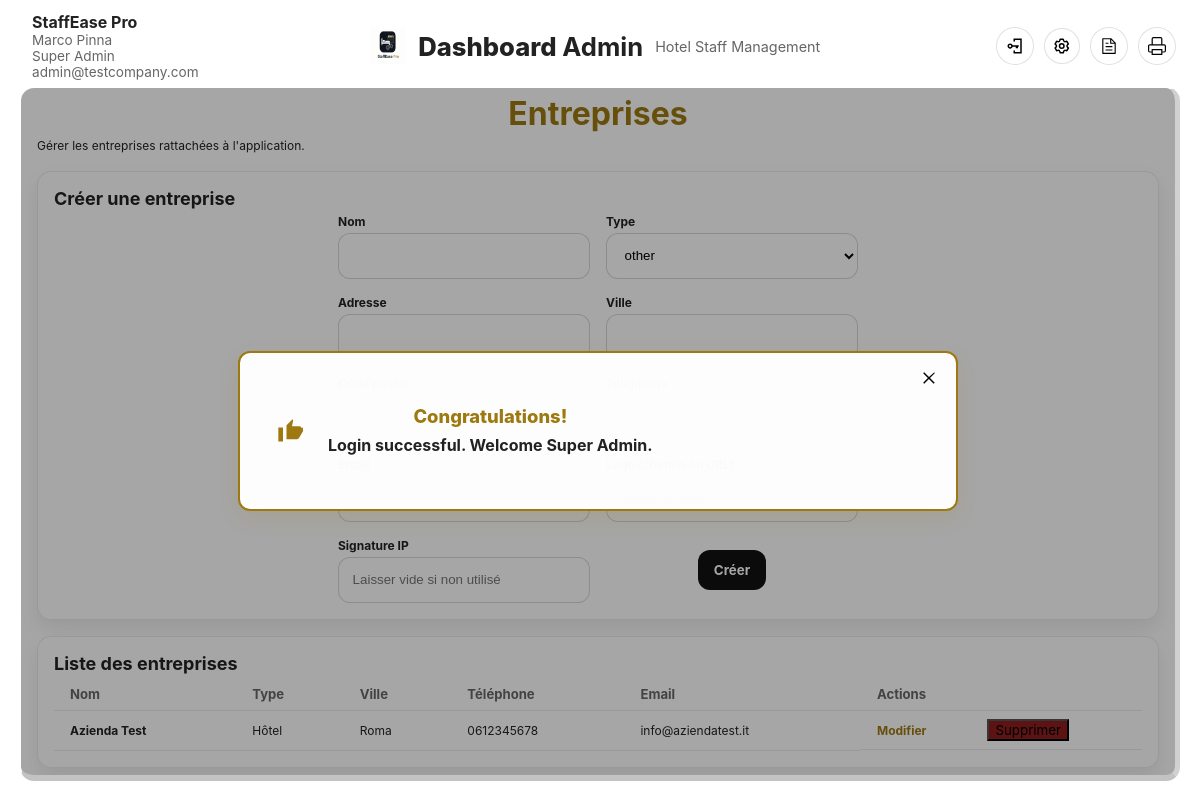
Before: /?route=companies (signed in) with the older database file.
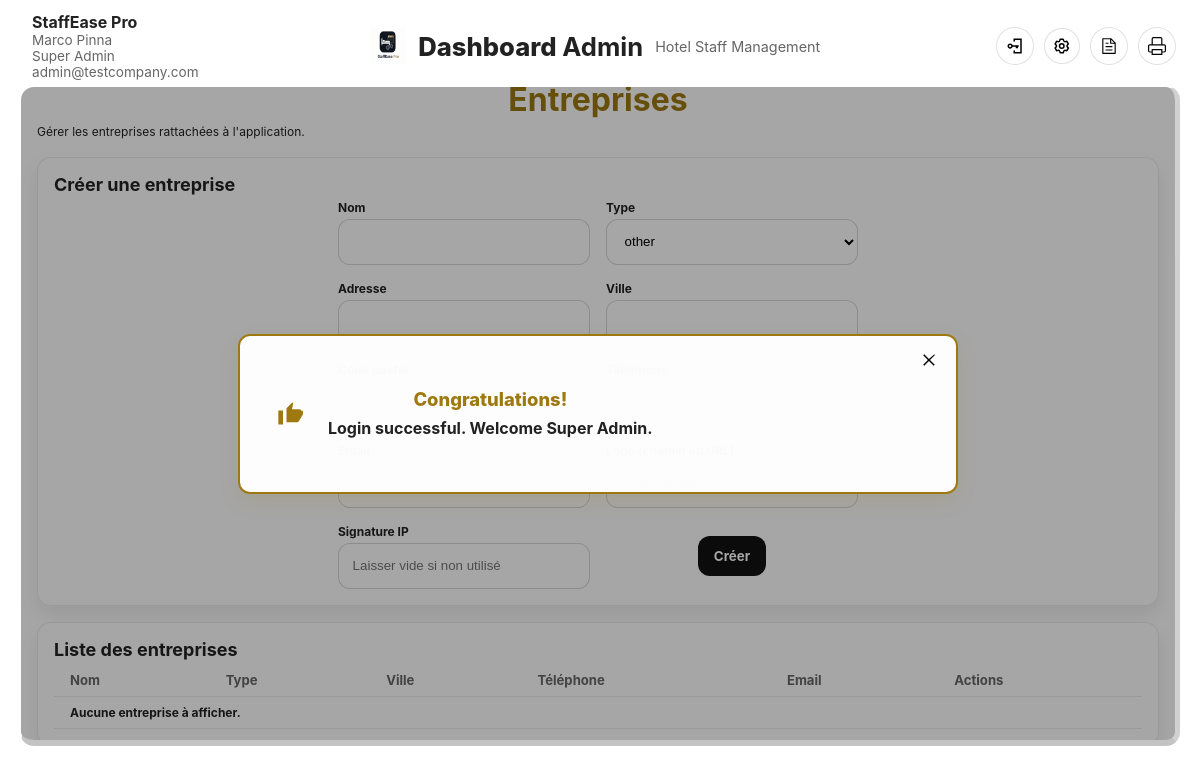
After: the same page with the newer database file.
### tables this page shows
CREATE TABLE companies (
  id INT AUTO_INCREMENT PRIMARY KEY,
  name VARCHAR(120) NOT NULL,
  type ENUM('hotel', 'hospital', 'clinic', 'elderly_center', 'restaurant', 'other') NOT NULL DEFAULT 'other',
  address TEXT,
  city VARCHAR(80),
  zip_code VARCHAR(10),
  phone VARCHAR(30),
  email VARCHAR(120),
  logo_path VARCHAR(255) NULL,
  signature_ip VARCHAR(45) NULL COMMENT 'IP address allowed for digital signatures',
  created_at TIMESTAMP DEFAULT CURRENT_TIMESTAMP,
  updated_at TIMESTAMP DEFAULT CURRENT_TIMESTAMP ON UPDATE CURRENT_TIMESTAMP
);

### backend/controllers/CompaniesController.php (called while the page is built, shortened)
<?php
require_once __DIR__ . '/../models/CompanyModel.php';
$pdo = getPDO();
$companyModel = new CompanyModel($pdo);
$editingCompany = null;
$companies = $companyModel->all();

### backend/models/CompanyModel.php (called while the page is built, shortened)
<?php
class CompanyModel
{
    public function __construct(private PDO $pdo)
    {
        $this->companyColumns = $this->detectCompanyColumns();
        $this->departmentColumns = $this->detectDepartmentColumns();
    }
    private function detectCompanyColumns(): array
    {
        try {
            $statement = $this->pdo->query('SHOW COLUMNS FROM companies');
            $columns = $statement->fetchAll(PDO::FETCH_COLUMN);
            return array_fill_keys($columns, true);
        } catch (Throwable $e) {
            return [];
        }
    }
    private function detectDepartmentColumns(): array
    {
        try {
            $statement = $this->pdo->query('SHOW COLUMNS FROM departments');
            $columns = $statement->fetchAll(PDO::FETCH_COLUMN);
            return array_fill_keys($columns, true);
        } catch (Throwable $e) {
            return [];
        }
    }
    public function all(): array
    {
        $statement = $this->pdo->query('SELECT * FROM companies ORDER BY created_at DESC, id DESC');
        return $statement->fetchAll();
    }
}

### backend/helpers.php (called while the page is built, shortened)
<?php
function appBasePath(): string
{
    $scriptDir = str_replace('\\', '/', dirname($_SERVER['SCRIPT_NAME'] ?? '/'));
    if ($scriptDir === '.' || $scriptDir === '/' || $scriptDir === '') {
        return '';
    }
    return rtrim($scriptDir, '/');
}
function appUrl(string $route, array $params = []): string
{
    $query = array_merge(['route' => $route], $params);
    $basePath = appBasePath();
    return ($basePath === '' ? '' : $basePath) . '/?' . http_build_query($query);
}
function e(mixed $value): string
{
    return htmlspecialchars((string) $value, ENT_QUOTES, 'UTF-8');
}

### public/views/admin/companies.php (the view, shortened to what the rows shown need)
<?php
$editing = $editingCompany ?? null;
$companies = $companies ?? [];
$typeLabels = [
    'hotel' => 'Hôtel',
    'hospital' => 'Hôpital',
    'clinic' => 'Clinique',
    'elderly_center' => 'Maison de retraite',
    'restaurant' => 'Restaurant',
    'other' => 'Autre',
];
?>
<div class="admin-shell">
    <div class="admin-hero">
        <h1>Entreprises</h1>
    </div>
    <section class="admin-card">
        <h2><?php echo $editing ? 'Modifier une entreprise' : 'Créer une entreprise'; ?></h2>
    </section>
    <section class="admin-card">
        <h2>Liste des entreprises</h2>
        <div class="table-wrap">
            <table class="admin-table">
                <thead>
                    <tr>
                        <th>Nom</th>
                        <th>Type</th>
                        <th>Ville</th>
                        <th>Téléphone</th>
                        <th>Email</th>
                        <th>Actions</th>
                    </tr>
                </thead>
                <tbody>
                    <?php foreach ($companies as $company): ?>
                        <tr>
                            <td><?php echo e($company['name']); ?></td>
                            <td><?php echo e($typeLabels[$company['type']] ?? $company['type']); ?></td>
                            <td><?php echo e($company['city'] ?? '-'); ?></td>
                            <td><?php echo e($company['phone'] ?? '-'); ?></td>
                            <td><?php echo e($company['email'] ?? '-'); ?></td>
                            <td class="table-actions">
                                <a href="<?php echo appUrl('companies', ['action' => 'edit', 'id' => (int) $company['id']]); ?>">Modifier</a>
                                <form method="post" class="inline-form" onsubmit="return confirm('Supprimer cette entreprise ?');">
                                    <button type="submit">Supprimer</button>
                                </form>
                            </td>
                        </tr>
                    <?php endforeach; ?>
                </tbody>
            </table>
        </div>
    </section>
</div>

Changed rows visible on the page:
removed companies: name "Azienda Test", type "Hôtel", city "Roma", phone "0612345678", email "info@aziendatest.it"
Other visible differences:
text now shown: "Aucune entreprise à afficher."
